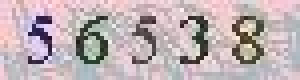
#> input picture pillow_t/img.jpg, 75 x 20 px (shown 4 times larger)
$ python __init__.py
#> lines starting #> are read from the running program, lines starting #| are printed output that depends on the picture
from PIL import Image, ImageFilter, ImageEnhance
import pytesseract

if __name__ == '__main__':
    # os.chdir(r'C:\Users\cplwin\Downloads')
    # infile = r'download.jpg'
    infile = r'img.jpg'
    # infile = r'Snipaste_2023-03-21_17-17-27.png'
    # infile = r'Snipaste_2023-03-21_17-26-21.png'
    # im = Image.open(path)
    pytesseract.pytesseract.tesseract_cmd = r'D:\tesseract\tesseract.exe'
    with Image.open(infile) as im:
#> im is the input picture: PIL image 75x20 RGB; mean R, G, B 190.6, 176.6, 180.1
        if isinstance(im, Image.Image):
            im = im.convert('L')
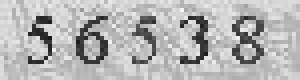
#> im: PIL image 75x20 L (shown 4 times larger); min 24, max 245, mean 181.2
            im = im.resize((300, 100))
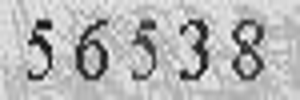
#> im: PIL image 300x100 L; min 8, max 254, mean 181.2
            # threshold = 100
            # im = im.point(lambda x: 255 if x > threshold else 0)
#> (the run stopped early here; a loop or call above may not have finished)
